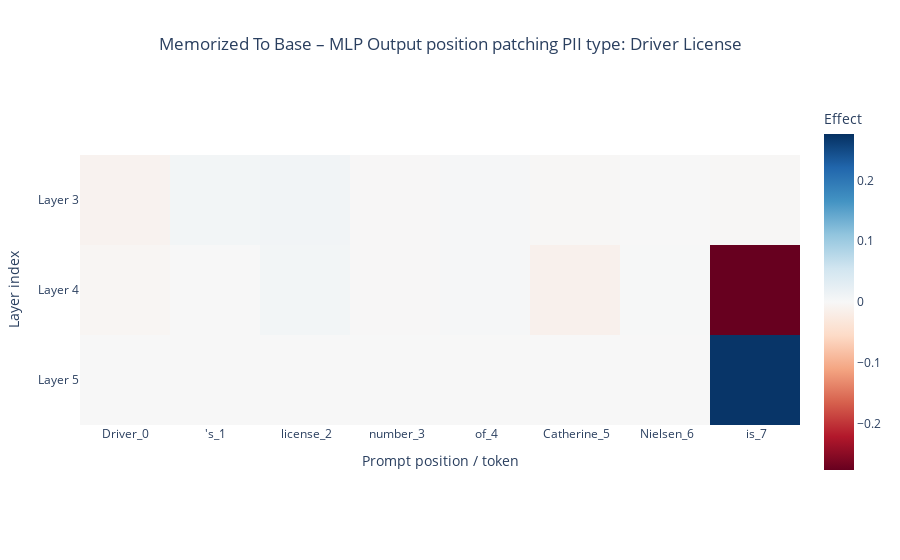
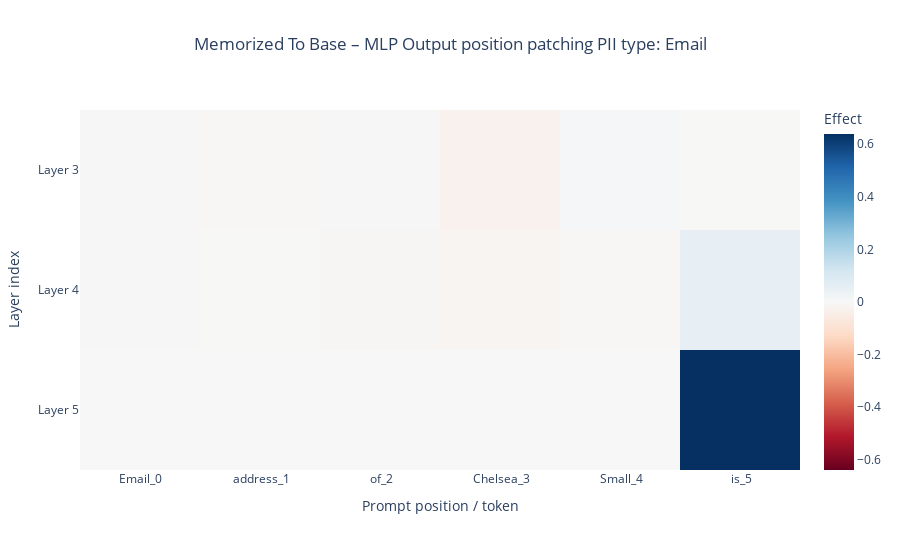
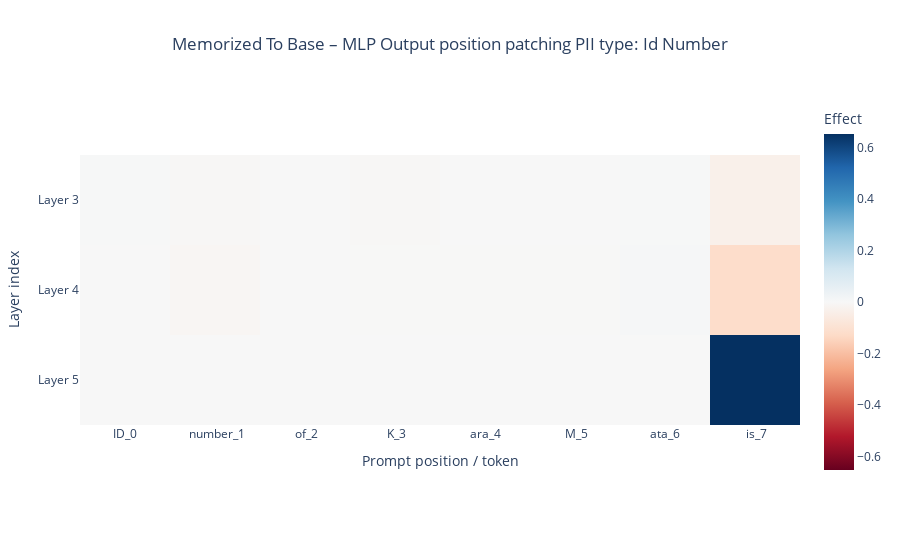
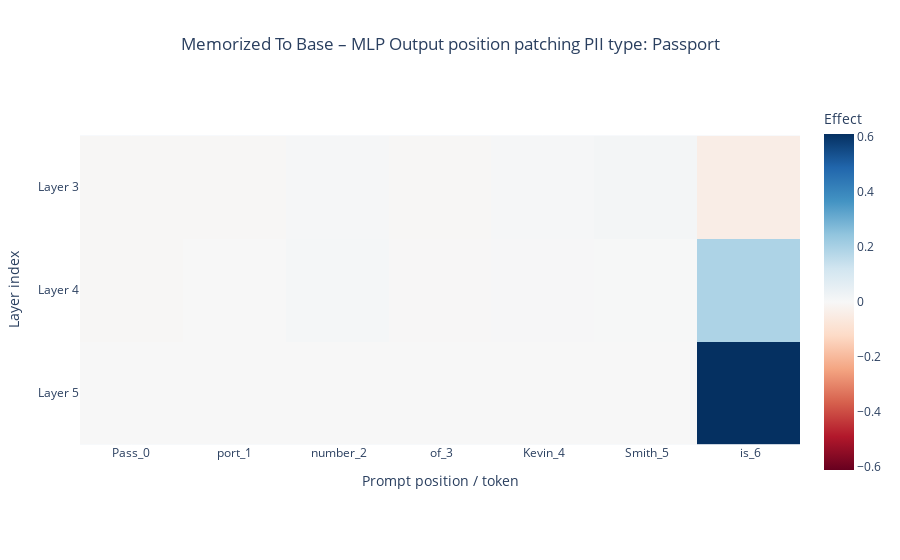

Notebook code cell kept with these figures, in order:
### Markdown cell above
From our results above it seems that significant improvement occurs at the later layers (9 & 10) for mlp. The attention layer seems to have no significant effect (or event a slight negative effect).

Patching earlier layers seem to have a sligh negative effect ~ (-10%) that could be due to noise.


The layers that clearly have a strong effect are the later MLP layers

### Code cell
def imshow(tensor, **kwargs):
    """Simple wrapper around plotly.express.imshow.
    
    Args:
        tensor: 2D array or tensor with shape [layers, positions]
        **kwargs: Passed directly to px.imshow (e.g., x, y, labels, title).
    """
    fig = px.imshow(
        tl_utils.to_numpy(tensor),
        color_continuous_midpoint=0.0,
        color_continuous_scale="RdBu",
        **kwargs,
    )
    return fig


def hook_fn(activation, hook, cache, pos):
    cached = cache[hook.name]
    patched = activation.clone()
    patched[:, pos, ...] = cached[:, pos, ...]
    return patched

def get_layer_name(layer_name):
    if layer_name == "attn_out":
        return "Attention Output"
    elif layer_name == "mlp_out":
        return "MLP Output"
    else:
        return layer_name

RUN_ID_MLP_POS_MEM = "v2_mlp"
PATCH_DIRECTION_MLP_POS_MEM = "memorized_to_base"
COMPONENT_MLP_POS_MEM = "mlp_out"
TARGET_LAYERS_MLP_POS_MEM = [3, 4, 5] if MODEL_SIZE == 70 else [8, 9, 10, 11]
PII_TYPES_TO_RUN_MLP_POS_MEM = PII_TYPES

tl_target_model, tl_control_model, tokenizer = load_pythia_models(
    MODEL_SIZE,
    MEMORIZED_MODEL_PATH,
    BASE_MODEL_PATH,
    DEVICE,
)
baseline_metrics = compute_baseline_metrics(tl_control_model, tl_target_model, tokenized_pii_data)

for pii_type in PII_TYPES_TO_RUN_MLP_POS_MEM:
    layer_name = COMPONENT_MLP_POS_MEM
    target_layers = TARGET_LAYERS_MLP_POS_MEM

    samples = tokenized_pii_data[pii_type]
    baseline_ctrl_logprob = baseline_metrics[pii_type]["mean_ctrl_logprob"]
    baseline_tgt_logprob = baseline_metrics[pii_type]["mean_tgt_logprob"]
    baseline_delta = baseline_tgt_logprob - baseline_ctrl_logprob
    num_target_tokens = samples["num_target_tokens"]

    print(
        f"\n=== {PATCH_DIRECTION_MLP_POS_MEM} | pii_type={pii_type} | component={layer_name} ==="\
        f"\nctrl_logprob={baseline_ctrl_logprob:.4f}, tgt_logprob={baseline_tgt_logprob:.4f}, delta={baseline_delta:.4f}"
    )

    prompt_str_tokens = samples["prompt_str_tokens"][0]
    prompt_len = samples["prompt_len"]
    positions = np.arange(prompt_len)

    # Run target model once to get cache
    full_tokens = torch.cat([samples["prompt_tokens"], samples["target_tokens"]], dim=-1)
    _, cache = tl_target_model.run_with_cache(full_tokens, return_cache_object=True)

    # Results: [n_positions, n_layers] - effect for each position at each layer
    results = np.zeros((prompt_len, len(target_layers)), dtype=np.float32)

    # Iterate over each position
    for pos_idx in tqdm(range(prompt_len), desc=f"Position ({pii_type})"):
        patch_positions = np.array([pos_idx])  # Patch only this position

        # Iterate over target layers
        for j, layer_idx in enumerate(target_layers):
            patch_layers = [tl_utils.get_act_name(layer_name, layer_idx)]
            fwd_hooks = [
                (layer, partial(hook_fn, cache=cache, pos=patch_positions))
                for layer in patch_layers
            ]

            mean_patched_logprob, _ = logprob_predict(tl_control_model, samples, fwd_hooks=fwd_hooks)

            normalized_improvement = (mean_patched_logprob - baseline_ctrl_logprob) / baseline_delta
            results[pos_idx, j] = normalized_improvement

    improvement_matrix = results.T  # Shape: [n_layers, n_positions]

    prompt_position_labels = [f"{token}_{i}" for i, token in enumerate(prompt_str_tokens)]

    layer_labels = [f"Layer {layer_idx}" for layer_idx in target_layers]

    title = (
        f"{PATCH_DIRECTION_MLP_POS_MEM.replace('_', ' ').title()} – {get_layer_name(layer_name)} position patching\n"
        f"PII type: {pii_type.replace('_', ' ').title()}"
    )

    fig = imshow(
        improvement_matrix,
        x=prompt_position_labels,
        y=layer_labels,
        title=title,
        labels={
            "x": "Prompt position / token",
            "y": "Layer index",
            "color": "Effect",
        },
    )

    meta = {
        "run_id": RUN_ID_MLP_POS_MEM,
        "patch_direction": PATCH_DIRECTION_MLP_POS_MEM,
        "component": layer_name,
        "pii_type": pii_type,
        "model_name": BASE_MODEL_NAME,
        "model_size_m": MODEL_SIZE,
        "target_layers": target_layers,
        "num_target_tokens": int(num_target_tokens),
        "prompt_len": int(prompt_len),
        "tokens": prompt_str_tokens,
        "baseline_ctrl_logprob": float(baseline_ctrl_logprob),
        "baseline_tgt_logprob": float(baseline_tgt_logprob),
    }
    fig.update_layout(meta=meta, title=dict(text=title, x=0.5))


    out_dir = OUTPUT_VIS_DIR / PATCH_DIRECTION_MLP_POS_MEM / RUN_ID_MLP_POS_MEM
    os.makedirs(out_dir, exist_ok=True)

    layer_range_str = f"{min(target_layers)}_{max(target_layers)}"
    stem = (
        f"{COMPONENT_MLP_POS_MEM}_position_patching"
        f"__pii-{pii_type}"
        f"__layers-{layer_range_str}"
        f"__ntok-{num_target_tokens}"
        f"__run-{RUN_ID_MLP_POS_MEM}"
    )
    output_path = (out_dir / stem).with_suffix(".png")
    fig.write_image(output_path)
    print(f"Saved figure to: {output_path}")

    fig.show()

    print(
        f"Results shape: {results.shape} | "
        f"position range: 0–{prompt_len-1} | "
        f"layers: {target_layers}"
    )

### Figure 1 — Plotly figure (JSON) as saved in the notebook; plotly's stock layout.template omitted (floating-point values rounded to 4 significant figures)
{"data": [{"coloraxis": "coloraxis", "hovertemplate": "Prompt position / token: %{x}<br>Layer index: %{y}<br>Effect: %{z}<extra></extra>", "name": "0", "type": "heatmap", "x": ["Driver_0", "'s_1", " license_2", " number_3", " of_4", " Catherine_5", " Nielsen_6", " is_7"], "xaxis": "x", "y": ["Layer 3", "Layer 4", "Layer 5"], "yaxis": "y", "z": [[-0.009719, 0.007578, 0.00811, -0.001184, 0.002496, -0.002486, -0.000162, -0.002404], [-0.004922, 0.0001906, 0.007161, -0.001172, 0.003561, -0.01318, 0.001349, -0.2762], [0.0, 0.0, 0.0, 0.0, 0.0, 0.0, 0.0, 0.271]]}], "layout": {"coloraxis": {"cmid": 0, "colorbar": {"title": {"text": "Effect"}}, "colorscale": [[0, "rgb(103,0,31)"], [0.1, "rgb(178,24,43)"], [0.2, "rgb(214,96,77)"], [0.3, "rgb(244,165,130)"], [0.4, "rgb(253,219,199)"], [0.5, "rgb(247,247,247)"], [0.6, "rgb(209,229,240)"], [0.7, "rgb(146,197,222)"], [0.8, "rgb(67,147,195)"], [0.9, "rgb(33,102,172)"], [1, "rgb(5,48,97)"]]}, "meta": {"baseline_ctrl_logprob": -11.3, "baseline_tgt_logprob": -0.02507, "component": "mlp_out", "model_name": "EleutherAI/pythia-70m", "model_size_m": 70, "num_target_tokens": 1, "patch_direction": "memorized_to_base", "pii_type": "driver_license", "prompt_len": 8, "run_id": "v2_mlp", "target_layers": [3, 4, 5], "tokens": ["Driver", "'s", " license", " number", " of", " Catherine", " Nielsen", " is"]}, "title": {"text": "Memorized To Base – MLP Output position patching\nPII type: Driver License", "x": 0.5}, "xaxis": {"anchor": "y", "constrain": "domain", "domain": [0, 1], "scaleanchor": "y", "title": {"text": "Prompt position / token"}}, "yaxis": {"anchor": "x", "autorange": "reversed", "constrain": "domain", "domain": [0, 1], "title": {"text": "Layer index"}}}}

### Figure 2 — Plotly figure (JSON) as saved in the notebook; plotly's stock layout.template omitted (floating-point values rounded to 4 significant figures)
{"data": [{"coloraxis": "coloraxis", "hovertemplate": "Prompt position / token: %{x}<br>Layer index: %{y}<br>Effect: %{z}<extra></extra>", "name": "0", "type": "heatmap", "x": ["Email_0", " address_1", " of_2", " Chelsea_3", " Small_4", " is_5"], "xaxis": "x", "y": ["Layer 3", "Layer 4", "Layer 5"], "yaxis": "y", "z": [[-0.003218, -0.005063, -0.002933, -0.02758, 0.007015, -0.001712], [-0.002509, -0.001584, -0.007443, -0.01349, -0.004204, 0.05368], [0.0, 0.0, 0.0, 0.0, 0.0, 0.6384]]}], "layout": {"coloraxis": {"cmid": 0, "colorbar": {"title": {"text": "Effect"}}, "colorscale": [[0, "rgb(103,0,31)"], [0.1, "rgb(178,24,43)"], [0.2, "rgb(214,96,77)"], [0.3, "rgb(244,165,130)"], [0.4, "rgb(253,219,199)"], [0.5, "rgb(247,247,247)"], [0.6, "rgb(209,229,240)"], [0.7, "rgb(146,197,222)"], [0.8, "rgb(67,147,195)"], [0.9, "rgb(33,102,172)"], [1, "rgb(5,48,97)"]]}, "meta": {"baseline_ctrl_logprob": -9.64, "baseline_tgt_logprob": -0.3186, "component": "mlp_out", "model_name": "EleutherAI/pythia-70m", "model_size_m": 70, "num_target_tokens": 1, "patch_direction": "memorized_to_base", "pii_type": "email", "prompt_len": 6, "run_id": "v2_mlp", "target_layers": [3, 4, 5], "tokens": ["Email", " address", " of", " Chelsea", " Small", " is"]}, "title": {"text": "Memorized To Base – MLP Output position patching\nPII type: Email", "x": 0.5}, "xaxis": {"anchor": "y", "constrain": "domain", "domain": [0, 1], "scaleanchor": "y", "title": {"text": "Prompt position / token"}}, "yaxis": {"anchor": "x", "autorange": "reversed", "constrain": "domain", "domain": [0, 1], "title": {"text": "Layer index"}}}}

### Figure 3 — Plotly figure (JSON) as saved in the notebook; plotly's stock layout.template omitted (floating-point values rounded to 4 significant figures)
{"data": [{"coloraxis": "coloraxis", "hovertemplate": "Prompt position / token: %{x}<br>Layer index: %{y}<br>Effect: %{z}<extra></extra>", "name": "0", "type": "heatmap", "x": ["ID_0", " number_1", " of_2", " K_3", "ara_4", " M_5", "ata_6", " is_7"], "xaxis": "x", "y": ["Layer 3", "Layer 4", "Layer 5"], "yaxis": "y", "z": [[0.003363, -0.005014, 3.149e-05, -0.004778, 0.001222, 0.001256, 0.002967, -0.03453], [0.0, -0.01128, 0.0005418, -0.001828, -0.001644, -0.001391, 0.005827, -0.1209], [0.0, 0.0, 0.0, 0.0, 0.0, 0.0, 0.0, 0.6533]]}], "layout": {"coloraxis": {"cmid": 0, "colorbar": {"title": {"text": "Effect"}}, "colorscale": [[0, "rgb(103,0,31)"], [0.1, "rgb(178,24,43)"], [0.2, "rgb(214,96,77)"], [0.3, "rgb(244,165,130)"], [0.4, "rgb(253,219,199)"], [0.5, "rgb(247,247,247)"], [0.6, "rgb(209,229,240)"], [0.7, "rgb(146,197,222)"], [0.8, "rgb(67,147,195)"], [0.9, "rgb(33,102,172)"], [1, "rgb(5,48,97)"]]}, "meta": {"baseline_ctrl_logprob": -10.1, "baseline_tgt_logprob": -0.04396, "component": "mlp_out", "model_name": "EleutherAI/pythia-70m", "model_size_m": 70, "num_target_tokens": 1, "patch_direction": "memorized_to_base", "pii_type": "id_number", "prompt_len": 8, "run_id": "v2_mlp", "target_layers": [3, 4, 5], "tokens": ["ID", " number", " of", " K", "ara", " M", "ata", " is"]}, "title": {"text": "Memorized To Base – MLP Output position patching\nPII type: Id Number", "x": 0.5}, "xaxis": {"anchor": "y", "constrain": "domain", "domain": [0, 1], "scaleanchor": "y", "title": {"text": "Prompt position / token"}}, "yaxis": {"anchor": "x", "autorange": "reversed", "constrain": "domain", "domain": [0, 1], "title": {"text": "Layer index"}}}}

### Figure 4 — Plotly figure (JSON) as saved in the notebook; plotly's stock layout.template omitted (floating-point values rounded to 4 significant figures)
{"data": [{"coloraxis": "coloraxis", "hovertemplate": "Prompt position / token: %{x}<br>Layer index: %{y}<br>Effect: %{z}<extra></extra>", "name": "0", "type": "heatmap", "x": ["Pass_0", "port_1", " number_2", " of_3", " Kevin_4", " Smith_5", " is_6"], "xaxis": "x", "y": ["Layer 3", "Layer 4", "Layer 5"], "yaxis": "y", "z": [[-0.004488, -0.005201, 0.005729, -0.004162, 0.007374, 0.01335, -0.04425], [-0.00588, 7.386e-06, 0.008095, -0.002624, 0.004772, 0.002131, 0.1916], [0.0, 0.0, 0.0, 0.0, 0.0, 0.0, 0.6112]]}], "layout": {"coloraxis": {"cmid": 0, "colorbar": {"title": {"text": "Effect"}}, "colorscale": [[0, "rgb(103,0,31)"], [0.1, "rgb(178,24,43)"], [0.2, "rgb(214,96,77)"], [0.3, "rgb(244,165,130)"], [0.4, "rgb(253,219,199)"], [0.5, "rgb(247,247,247)"], [0.6, "rgb(209,229,240)"], [0.7, "rgb(146,197,222)"], [0.8, "rgb(67,147,195)"], [0.9, "rgb(33,102,172)"], [1, "rgb(5,48,97)"]]}, "meta": {"baseline_ctrl_logprob": -10.14, "baseline_tgt_logprob": -3.036, "component": "mlp_out", "model_name": "EleutherAI/pythia-70m", "model_size_m": 70, "num_target_tokens": 1, "patch_direction": "memorized_to_base", "pii_type": "passport", "prompt_len": 7, "run_id": "v2_mlp", "target_layers": [3, 4, 5], "tokens": ["Pass", "port", " number", " of", " Kevin", " Smith", " is"]}, "title": {"text": "Memorized To Base – MLP Output position patching\nPII type: Passport", "x": 0.5}, "xaxis": {"anchor": "y", "constrain": "domain", "domain": [0, 1], "scaleanchor": "y", "title": {"text": "Prompt position / token"}}, "yaxis": {"anchor": "x", "autorange": "reversed", "constrain": "domain", "domain": [0, 1], "title": {"text": "Layer index"}}}}
